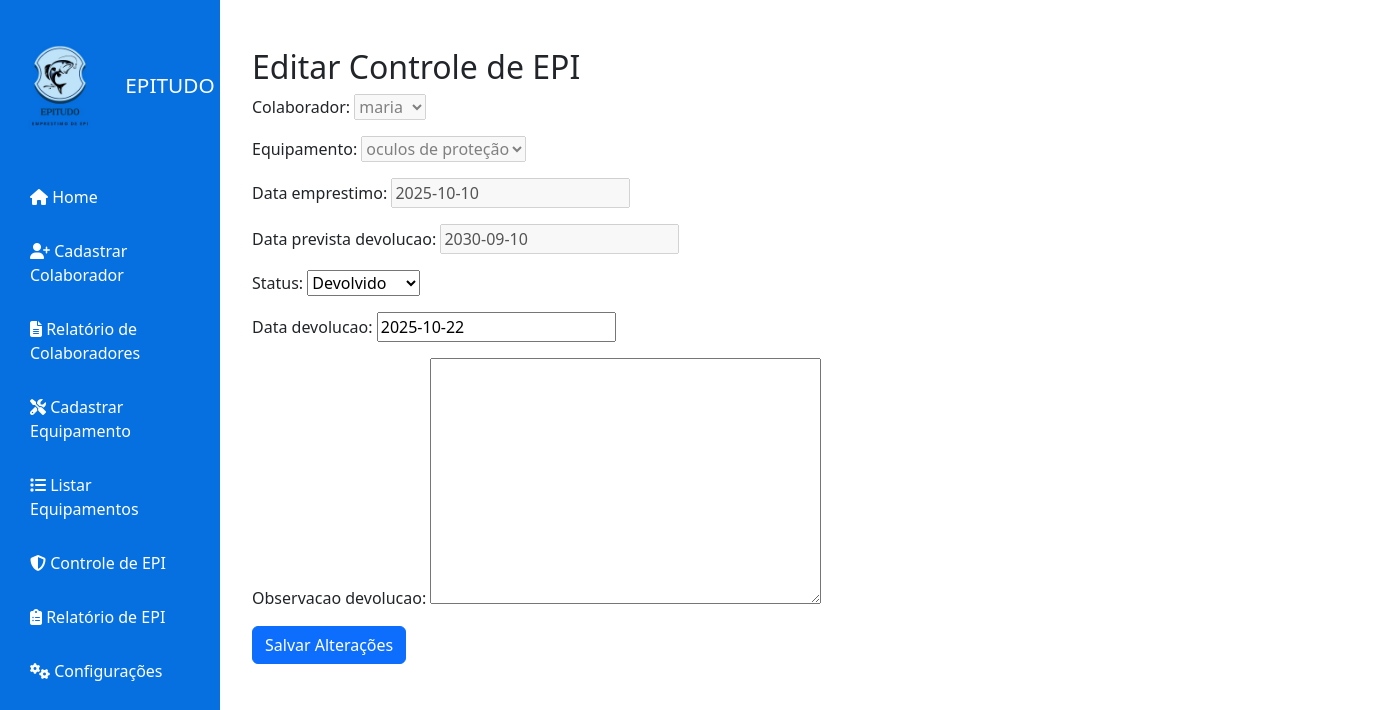
The page /controle-epi/1/ on the database its author committed.
### home/models.py (models this page shows, shortened)
class Emprestimo(models.Model):
	STATUS_CHOICES = [
		('emprestado', 'Emprestado'),
		('em_uso', 'Em Uso'),
		('fornecido', 'Fornecido'),
		('devolvido', 'Devolvido'),
		('danificado', 'Danificado'),
		('perdido', 'Perdido'),
	]
	colaborador = models.ForeignKey(Colaborador, on_delete=models.CASCADE)
	equipamento = models.ForeignKey(Equipamento, on_delete=models.CASCADE)
	data_emprestimo = models.DateField()
	data_prevista_devolucao = models.DateField()
	data_devolucao = models.DateField(null=True, blank=True)
	status = models.CharField(max_length=20, choices=STATUS_CHOICES, default='emprestado')
	observacao_devolucao = models.TextField(blank=True)

### home/views.py (the view)
# urls.py: path('controle-epi/', controle_epi, name='controle_epi'),
def controle_epi(request, pk=None):
	if pk:
		instance = get_object_or_404(Emprestimo, pk=pk)
	else:
		instance = None
	if request.method == 'POST':
		form = EmprestimoForm(request.POST, instance=instance)
		if form.is_valid():
			from django.utils import timezone
			data_prevista = form.cleaned_data['data_prevista_devolucao']
			if data_prevista <= timezone.now().date():
				messages.error(request, 'A data prevista de devolução deve ser posterior à data atual.')
			else:
				form.save()
				if pk:
					messages.success(request, 'Controle de EPI atualizado com sucesso!')
				else:
					messages.success(request, 'Controle de EPI cadastrado com sucesso!')
				return redirect('controle_epi')
		else:
			messages.error(request, 'Erro ao cadastrar/atualizar controle de EPI.')
	else:
		form = EmprestimoForm(instance=instance)
	return render(request, 'home/controle_epi.html', {'form': form, 'is_edit': pk is not None})

### home/forms.py
class EmprestimoForm(forms.ModelForm):
    class Meta:
        model = Emprestimo
        fields = ['colaborador', 'equipamento', 'data_emprestimo', 'data_prevista_devolucao', 'status', 'data_devolucao', 'observacao_devolucao']
    def __init__(self, *args, **kwargs):
        super().__init__(*args, **kwargs)
        if not self.instance.pk:
            self.fields['status'].choices = [
                ('emprestado', 'Emprestado'),
                ('em_uso', 'Em Uso'),
                ('fornecido', 'Fornecido'),
            ]
            self.fields['data_devolucao'].widget = forms.HiddenInput()
            self.fields['observacao_devolucao'].widget = forms.HiddenInput()
        else:
            self.fields['status'].choices = Emprestimo.STATUS_CHOICES
            self.fields['colaborador'].disabled = True
            self.fields['equipamento'].disabled = True
            self.fields['data_emprestimo'].disabled = True
            self.fields['data_prevista_devolucao'].disabled = True

### home/models.py (called while the page is built)
	def __str__(self):
		return self.nome

	def __str__(self):
		return self.nome

### home/templates/home/controle_epi.html (shortened to what this page needs)
{% load static %}
<!DOCTYPE html>
<html lang="pt-br">
<head>
    <link href="https://cdn.jsdelivr.net/npm/bootstrap@5.3.0/dist/css/bootstrap.min.css" rel="stylesheet">
    <link rel="stylesheet" href="https://cdnjs.cloudflare.com/ajax/libs/font-awesome/6.4.0/css/all.min.css">
</head>
<body>
    <div class="sidebar" style="width:220px;background:#0670e1;color:#fff;height:100vh;position:fixed;top:0;left:0;display:flex;flex-direction:column;padding-top:30px;">
          <div style="display:flex;align-items:center;justify-content:center;gap:10px;margin-bottom:30px;">
    <img src="{% static 'img/logo.jpeg' %}" alt="Logo" style="width:110px;height:110px;border-radius:50%;">
        <h2 style="margin:0;font-size:1.3em;">EPITUDO</h2>
    </div>
        <a href="/" style="color:#fff;text-decoration:none;padding:15px 30px;display:block;"><i class="fa fa-home"></i> Home</a>
        <a href="/colaboradores/cadastrar/" style="color:#fff;text-decoration:none;padding:15px 30px;display:block;"><i class="fa fa-user-plus"></i> Cadastrar Colaborador</a>
        <a href="/relatorio/" style="color:#fff;text-decoration:none;padding:15px 30px;display:block;"><i class="fa fa-file-alt"></i> Relatório de Colaboradores</a>
        <a href="/equipamentos/cadastrar/" style="color:#fff;text-decoration:none;padding:15px 30px;display:block;"><i class="fa fa-tools"></i> Cadastrar Equipamento</a>
        <a href="/equipamentos/listar/" style="color:#fff;text-decoration:none;padding:15px 30px;display:block;"><i class="fa fa-list"></i> Listar Equipamentos</a>
        <a href="/controle-epi/" style="color:#fff;text-decoration:none;padding:15px 30px;display:block;"><i class="fa fa-shield-alt"></i> Controle de EPI</a>
        <a href="/relatorio-epi/" style="color:#fff;text-decoration:none;padding:15px 30px;display:block;"><i class="fa fa-clipboard-list"></i> Relatório de EPI</a>
        <a href="#" style="color:#fff;text-decoration:none;padding:15px 30px;display:block;"><i class="fa fa-cogs"></i> Configurações</a>
    </div>
    <div class="container mt-5" style="margin-left:240px;">
        <h2>{% if is_edit %}Editar Controle de EPI{% else %}Cadastrar Controle de EPI{% endif %}</h2>
        <form method="post">
            {{ form.as_p }}
            <button type="submit" class="btn btn-primary">{% if is_edit %}Salvar Alterações{% else %}Cadastrar{% endif %}</button>
        </form>
    </div>
</body>
</html>

### rows shown on the page
Emprestimo: colaborador "maria", equipamento "oculos de proteção", data_emprestimo "2025-10-10", data_prevista_devolucao "2030-09-10", status "Devolvido", data_devolucao "2025-10-22"
